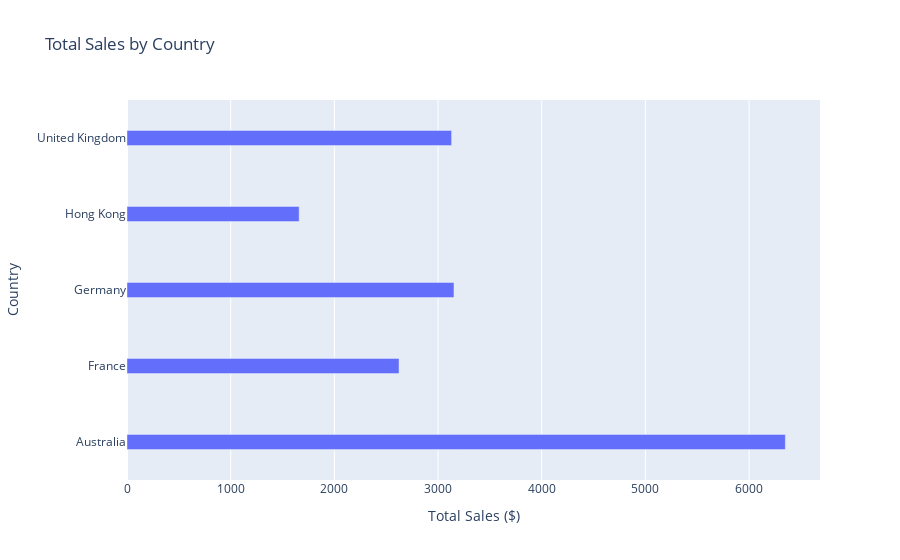

Notebook code for this chart:
### Code cell
# Create the bar chart
# Set the DataFrame, x and y
# Set the graph to be horizontal
bar_fig = px.bar(data_frame=df_total_sales, 
                 x='Total Sales ($)', 
                 y='Country',
                 orientation='h', 
                 title='Total Sales by Country')

# Increase the gap between bars
bar_fig.update_layout({'bargap': 0.8})

bar_fig.show()

### Figure 1 — Plotly figure (JSON) as saved in the notebook; plotly's stock layout.template omitted (floating-point values rounded to 4 significant figures)
{"data": [{"alignmentgroup": "True", "hovertemplate": "Total Sales ($)=%{x}<br>Country=%{y}<extra></extra>", "legendgroup": "", "marker": {"color": "#636efa", "pattern": {"shape": ""}}, "name": "", "offsetgroup": "", "orientation": "h", "showlegend": false, "textposition": "auto", "type": "bar", "x": [6350.0, 2624.0, 3154.0, 1660.0, 3131.0], "xaxis": "x", "y": ["Australia", "France", "Germany", "Hong Kong", "United Kingdom"], "yaxis": "y"}], "layout": {"bargap": 0.8, "barmode": "relative", "legend": {"tracegroupgap": 0}, "title": {"text": "Total Sales by Country"}, "xaxis": {"anchor": "y", "domain": [0, 1], "title": {"text": "Total Sales ($)"}}, "yaxis": {"anchor": "x", "domain": [0, 1], "title": {"text": "Country"}}}}
